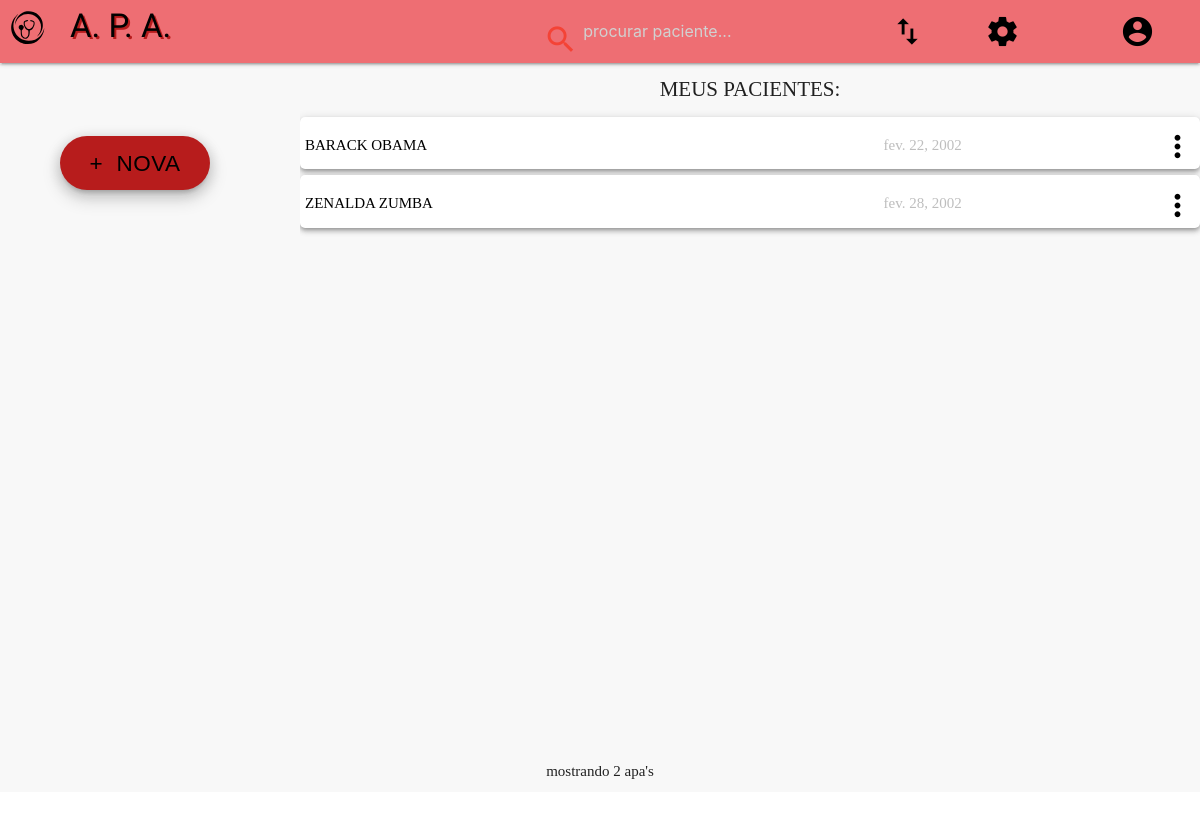
Before: /restrita/ (signed in) with the older database file.
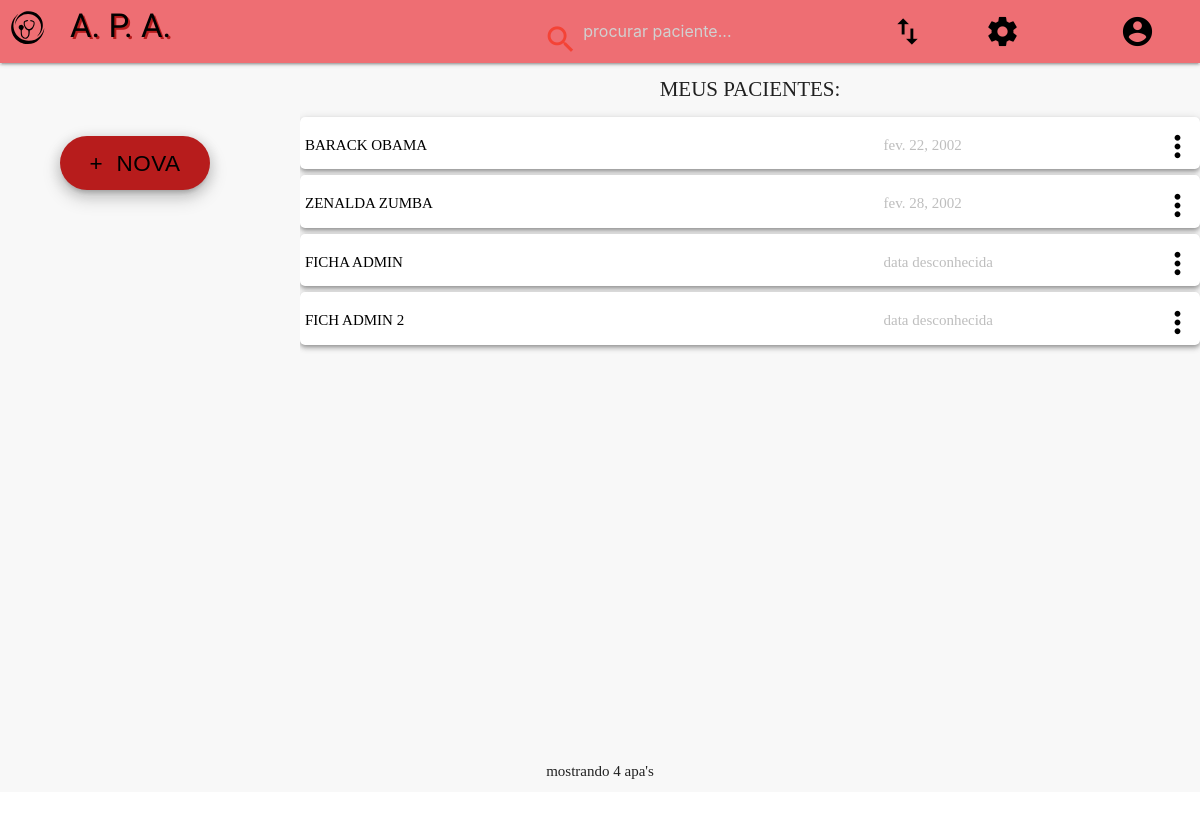
After: the same page with the newer database file.
### ficha/models.py (models this page shows, shortened)
class Ficha(models.Model):
    user = models.ForeignKey(User, on_delete=models.CASCADE, null=True, blank=True)
    data = models.DateField(null=True, blank=True)
    nome = models.CharField(max_length=100, blank=True)
    idade = models.IntegerField(null=True, blank=True)
    sexo = models.CharField(choices=SEXO_CHOICES, blank=True, max_length=10, default="0")
    cpf = models.CharField(max_length=30, blank=True)
    hosp = models.CharField(max_length=50, blank=True)
    convenio = models.CharField(max_length=30, blank=True)
    cirurgia = models.CharField(max_length=100, blank=True)
    cirurgiao = models.CharField(max_length=50, blank=True)
    peso = models.DecimalField(decimal_places=1, max_digits=5, null=True, blank=True)
    altura = models.DecimalField(decimal_places=0, max_digits=5, null=True, blank=True)
    imc = models.DecimalField(decimal_places=2, max_digits=5, null=True, blank=True)
    n_previa = models.BooleanField(default=True)
    c_previa = models.CharField(max_length=100, blank=True)
    a_previa = models.CharField(max_length=100, blank=True)
    n_adversos = models.BooleanField(default=True)
    adversos = models.CharField(max_length=100, blank=True)
    mets = models.CharField(choices=METS_CHOICES, blank=True, max_length=20, default="1")
    cardio_neg = models.BooleanField(default=True)
    cardio_has = models.BooleanField(default=False)
    cardio_arr = models.BooleanField(default=False)
    cardio_cor = models.BooleanField(default=False)
    cardio_icc = models.BooleanField(default=False)
    cardio_out = models.BooleanField(default=False)
    neuro_neg = models.BooleanField(default=True)
    neuro_avc = models.BooleanField(default=False)
    neuro_cef = models.BooleanField(default=False)
    neuro_con = models.BooleanField(default=False)
    neuro_lme = models.BooleanField(default=False)
    neuro_out = models.BooleanField(default=False)
    resp_neg = models.BooleanField(default=True)
    resp_asm = models.BooleanField(default=False)
    resp_dpo = models.BooleanField(default=False)
    resp_tbg = models.BooleanField(default=False)
    resp_iva = models.BooleanField(default=False)
    resp_out = models.BooleanField(default=False)
    gastro_neg = models.BooleanField(default=True)
    gastro_rge = models.BooleanField(default=False)
    gastro_gas = models.BooleanField(default=False)
    gastro_vom = models.BooleanField(default=False)
    gastro_obs = models.BooleanField(default=False)
    gastro_out = models.BooleanField(default=False)
    endocrino_neg = models.BooleanField(default=True)
    endocrino_dia = models.BooleanField(default=False)
    endocrino_dti = models.BooleanField(default=False)
    endocrino_dlp = models.BooleanField(default=False)
    endocrino_out = models.BooleanField(default=False)
    renal_neg = models.BooleanField(default=True)
    renal_irc = models.BooleanField(default=False)
    renal_ira = models.BooleanField(default=False)
    renal_dia = models.BooleanField(default=False)
    renal_out = models.BooleanField(default=False)
    hem_neg = models.BooleanField(default=True)
    hem_coa = models.BooleanField(default=False)
    hem_ane = models.BooleanField(default=False)
    hem_tra = models.BooleanField(default=False)
    hem_hep = models.BooleanField(default=False)
    hem_hiv = models.BooleanField(default=False)
    hem_out = models.BooleanField(default=False)
    musc_neg = models.BooleanField(default=True)
    musc_lom = models.BooleanField(default=False)
    musc_des = models.BooleanField(default=False)
    musc_ati = models.BooleanField(default=False)
    musc_ato = models.BooleanField(default=False)
    musc_dis = models.BooleanField(default=False)
    musc_out = models.BooleanField(default=False)
    medicacoes = models.CharField(max_length=300, blank=True)
    medicacoes2 = models.CharField(max_length=300, blank=True)
    alergias = models.CharField(max_length=200, blank=True, default=default['alergias'])
    geral = models.CharField(max_length=100, blank=True, default=default['geral'])
    acv = models.CharField(max_length=100, blank=True, default=default['acv'])
    ar = models.CharField(max_length=100, blank=True, default=default['ar'])
    abd = models.CharField(max_length=100, blank=True, default=default['abd'])
    ext = models.CharField(max_length=100, blank=True, default=default['ext'])
    pas = models.IntegerField(default=0)
    pad = models.IntegerField(default=0)
    fc = models.IntegerField(default=0)
    fr = models.IntegerField(default=0)
    temp = models.CharField(max_length=10, blank=True, default=default['temp'])
    mallampati = models.CharField(choices=mallampati_CHOICES, blank=True, max_length=20)
    distem = models.CharField(choices=distem_CHOICES, blank=True, max_length=20)
    mobcer = models.CharField(choices=mobcer_CHOICES, blank=True, max_length=20)
    aboral = models.CharField(choices=aboral_CHOICES, blank=True, max_length=20)
    protese = models.CharField(choices=protese_CHOICES, blank=True, max_length=20)
    vad = models.CharField(choices=vad_CHOICES, blank=True, max_length=20)
    hb = models.DecimalField(decimal_places=1, max_digits=8, null=True, blank=True)
    ht = models.DecimalField(decimal_places=1, max_digits=8, null=True, blank=True)
    leuco = models.DecimalField(decimal_places=0, max_digits=8, null=True, blank=True)
    plt = models.DecimalField(decimal_places=0, max_digits=8, null=True, blank=True)
    gli = models.DecimalField(decimal_places=1, max_digits=8, null=True, blank=True)
    u = models.DecimalField(decimal_places=1, max_digits=8, null=True, blank=True)
    cr = models.DecimalField(decimal_places=2, max_digits=8, null=True, blank=True)
    na = models.DecimalField(decimal_places=1, max_digits=8, null=True, blank=True)
    k = models.DecimalField(decimal_places=2, max_digits=8, null=True, blank=True)
    ts = models.DecimalField(decimal_places=2, max_digits=8, null=True, blank=True)
    tc = models.DecimalField(decimal_places=2, max_digits=8, null=True, blank=True)
    inr = models.DecimalField(decimal_places=2, max_digits=8, null=True, blank=True)
    tp = models.DecimalField(decimal_places=2, max_digits=8, null=True, blank=True)
    ttpa = models.DecimalField(decimal_places=2, max_digits=8, null=True, blank=True)
    ecg = models.CharField(max_length=200, blank=True)
    eco = models.CharField(max_length=200, blank=True)
    rx = models.CharField(max_length=200, blank=True)
    ergo = models.CharField(max_length=200, blank=True)
    outroex = models.CharField(max_length=200, blank=True)
    anotacoes = models.CharField(max_length=200, blank=True)
    anotacoes2 = models.CharField(max_length=200, blank=True)
    proposta = models.CharField(max_length=200, blank=True)
    jejum = models.CharField(max_length=200, blank=True)
    prescricao = models.CharField(max_length=200, blank=True)
    prescricao2 = models.CharField(max_length=200, blank=True)
    prescricao3 = models.CharField(max_length=200, blank=True)
    asa = models.PositiveSmallIntegerField(default=1, blank=True)

### homepage/views.py (the view, shortened to what this page needs)
# urls.py: path('restrita/', Restrita.as_view(), name='restrita'),
class Restrita(LoginRequiredMixin, ListView):
    template_name = 'restrita.html'
    model = Ficha
    def get_queryset(self):
        return Ficha.objects.filter(user=self.request.user)

### templates/restrita.html (shortened to what this page needs)
{% extends "base.html" %}
{% load static %}
{% block meta %}
<link rel="stylesheet" href="{% static 'restrita.css' %}" media="screen">
{% endblock%}
{% block main %}
<div class="navbar-fixed hide-on-med-and-down">
    <nav>
        <div class="nav-wrapper">
            <a href="{% url 'restrita' %}" class="brand-logo" id="div-logo-rest"><i class="material-icons">
                <img src="../static/logo.svg" id="logo-rest" alt="logo"></i>A. P. A.</a>
            <ul class="right hide-on-med-and-down">
                <li>
                    <form>
                        <div class="col s12 center row">
                            <div class="row" id="topbarsearch">
                                <div class="input-field col s6 s12 red-text">
                                    <i class="red-text material-icons prefix">search</i>
                                    <input type="text" placeholder="procurar paciente..."
                                           id="autocomplete-input"
                                           class="autocomplete">
                                </div>
                            </div>
                        </div>
                    </form>
                </li>
                <li><a class='dropdown-trigger' href='#' data-target='dropdownclasg' id='dropdownclasgic'>
                    <i class="material-icons left">import_export</i></a></li>
                <li><a href="configuracoes.html"><i class="material-icons left black-text">settings</i></a></li>
                <li><a class='dropdown-trigger' href='#' data-target='dropdownperfilg' id="perfil-grande">
                    <i class="large material-icons left black-text">account_circle</i></a></li>
            </ul>
        </div>
    </nav>
</div>
<div class="row">
    <div class="col l3 painel-lat-restrita hide-on-med-and-down">
        <a href="{% url 'ficha'%}" class="btn-large waves-effect waves-light red darken-4 z-depth-3"
           id="btn-nova-grande"><span>+&nbsp&nbspNova</span></a>
    </div>
    <div class="main-restrita col s12 m12 l9">
        <div id="lista-pacientes valign-wrapper">
            <ul>
                <div class="titulo-lista center-align">MEUS PACIENTES:</div>
                {% for ficha in object_list%}
                <div class="z-depth-2" id="item-paciente">
                    <li><a href="{% url 'ficha_update' ficha.id %}">
                        <div class="item-nome truncate">{{ficha.nome|upper}}</div>
                        <div class="item-data">{{ficha.data|default:"data desconhecida"}}</div>
                    </a>
                        <div class="item-opcoes"><a class='dropdown-trigger' href='#' data-target='moredropdown'><i
                                class="material-icons">more_vert</i></a></div>
                    </li>
                </div>
                {% endfor %}
            </ul>
        </div>
    </div>
    <div class="row">
        <div class="col s12 paginador center-align">
            <span class="texto-paginador">mostrando {{object_list.count}} apa{{object_list.count|pluralize:"'s"}}</span>
        </div>
    </div>
</div>
{% endblock%}

### templates/base.html (shortened to what this page needs)
<!doctype html>
<html lang="pt-BR">
<head>
    <link rel="stylesheet" href="https://cdnjs.cloudflare.com/ajax/libs/materialize/1.0.0-rc.2/css/materialize.min.css">
    {% block meta %}{% endblock%}
</head>
<body>
{% block main %}
{% endblock%}
</body>
</html>

### static/restrita.css (style rules this page uses)
body { margin:0; }
i { color:black; }
nav { height: 9vh; }
.col { padding: 0 !important; }
.painel-lat-restrita { padding: 3px; height: 86vh; background: rgb(248, 248, 248); }
.main-restrita { background: rgb(248, 248, 248); height: 86vh; overflow: auto; }
.titulo-lista { position: relative; bottom: 5px; font-size: 1.4em; }
#item-paciente { background: white; height: 3.5em; margin: 6px 0px; padding: 5px; color: black; white-space: nowrap; border-radius: 5px; }
.item-nome { display: block; float: left; width: 89vw; color: black; }
.item-data { display: block; float: left; width: 89vw; color:rgb(190, 190, 190); text-transform: lowercase; }
.item-opcoes { display: inline-block; position: relative; top: .5em; }
.paginador { height: 5vh; background: rgb(248, 248, 248); }
@media only screen and (min-width: 993px) { nav { height: 4.2em; } }
@media only screen and (min-width: 993px) { nav .button-collapse i, nav .brand-logo, nav i { height: 2em; line-height: 1.6em; } }
@media only screen and (min-width: 993px) { #logo-rest { width: 45px; height: 1em; margin: 10px 5px 5px 5px; } }
@media only screen and (min-width: 993px) { #div-logo-rest { text-shadow: 2px 2px #b71c1c; color: black; font-family: 'Kaushan Script', cursive; font-size: 2.2em; } }
@media only screen and (min-width: 993px) { i { font-size: 35px !important; } }
@media only screen and (min-width: 993px) { #perfil-grande, #dropdownclasgic { width: 150px; padding-left: 70px; } }
@media only screen and (min-width: 993px) { .item-nome, .item-data { position: relative; top: .8em; float: left; } }
@media only screen and (min-width: 993px) { .item-nome { width: 65%; } }
@media only screen and (min-width: 993px) { .item-data { width: 25%; } }
@media only screen and (min-width: 993px) { .item-opcoes { max-width: 10%; float: right; } }
@media only screen and (min-width: 993px) { #btn-nova-grande { position: fixed; top: 17vh; left: 5vw; border-radius: 50px; color: black; font-size: 1.5em; font-family: sans-serif; line-height: 2.5em; width: 150px; } }
@media only screen and (min-width: 993px) { .texto-paginador { position: relative; top: 8px; width: 200px; } }

### templates/base.html (style rules this page uses)
html { font-family: 'Playfair Display', serif; }

Changed rows visible on the page:
added Ficha: nome "FICHA ADMIN", data "data desconhecida"
added Ficha: nome "FICH ADMIN 2", data "data desconhecida"
Other visible differences:
{{ object_list.count }}: "2" → "4"
